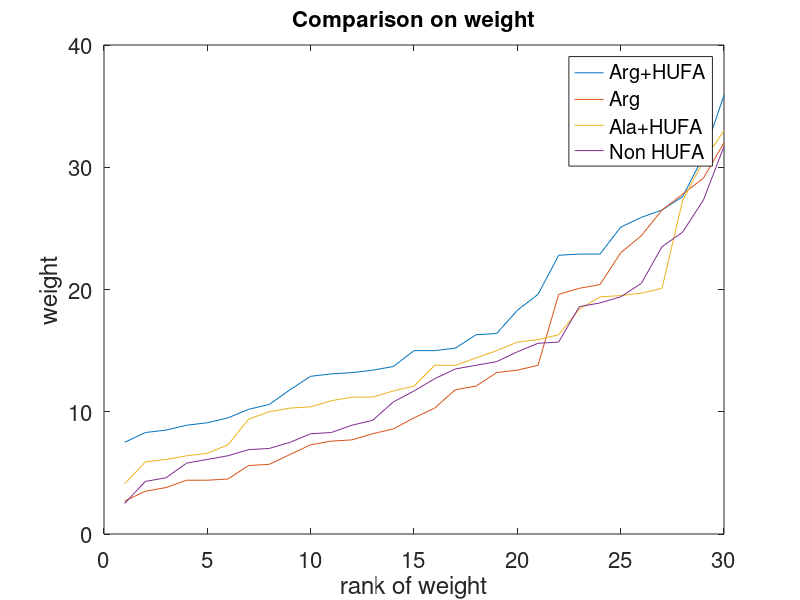
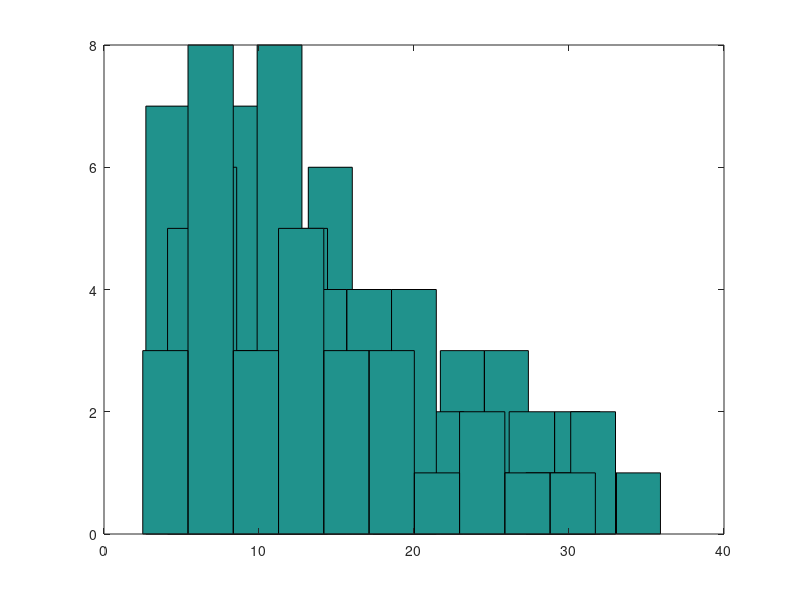

These charts were generated, in order, by the following MATLAB code:
clear
clc
a=[7.50000000000000,2.70000000000000,4.10000000000000,2.50000000000000;8.30000000000000,3.50000000000000,5.90000000000000,4.30000000000000;8.50000000000000,3.80000000000000,6.10000000000000,4.60000000000000;8.90000000000000,4.40000000000000,6.40000000000000,5.80000000000000;9.10000000000000,4.40000000000000,6.60000000000000,6.10000000000000;9.50000000000000,4.50000000000000,7.30000000000000,6.40000000000000;10.2000000000000,5.60000000000000,9.40000000000000,6.90000000000000;10.6000000000000,5.70000000000000,10,7;11.8000000000000,6.50000000000000,10.3000000000000,7.50000000000000;12.9000000000000,7.30000000000000,10.4000000000000,8.20000000000000;13.1000000000000,7.60000000000000,10.9000000000000,8.30000000000000;13.2000000000000,7.70000000000000,11.2000000000000,8.90000000000000;13.4000000000000,8.20000000000000,11.2000000000000,9.30000000000000;13.7000000000000,8.60000000000000,11.7000000000000,10.8000000000000;15,9.50000000000000,12.1000000000000,11.7000000000000;15,10.3000000000000,13.8000000000000,12.7000000000000;15.2000000000000,11.8000000000000,13.8000000000000,13.5000000000000;16.3000000000000,12.1000000000000,14.4000000000000,13.8000000000000;16.4000000000000,13.2000000000000,15,14.1000000000000;18.3000000000000,13.4000000000000,15.7000000000000,14.9000000000000;19.6000000000000,13.8000000000000,15.9000000000000,15.6000000000000;22.8000000000000,19.6000000000000,16.3000000000000,15.7000000000000;22.9000000000000,20.1000000000000,18.4000000000000,18.6000000000000;22.9000000000000,20.4000000000000,19.4000000000000,18.9000000000000;25.1000000000000,23,19.5000000000000,19.4000000000000;25.9000000000000,24.4000000000000,19.7000000000000,20.5000000000000;26.5000000000000,26.5000000000000,20.1000000000000,23.5000000000000;27.6000000000000,27.8000000000000,27.3000000000000,24.7000000000000;30.9000000000000,29.1000000000000,30.5000000000000,27.3000000000000;35.9000000000000,32,33,31.7000000000000];
b1=sort(a(:,1));b2=sort(a(:,2));b3=sort(a(:,3));b4=sort(a(:,4));


figure(1);
plot(b1);
hold on
plot(b2);
plot(b3);
plot(b4);
xlabel('rank of weight','fontsize',16);
ylabel('weight','fontsize',16);
legend('Arg+HUFA','Arg','Ala+HUFA','Non HUFA');
set(gca,'FontSize',16);
title('Comparison on weight','fontsize',16);
figure(2)
hist(b1)
hold on
hist(b2)
hist(b3)
hist(b4)